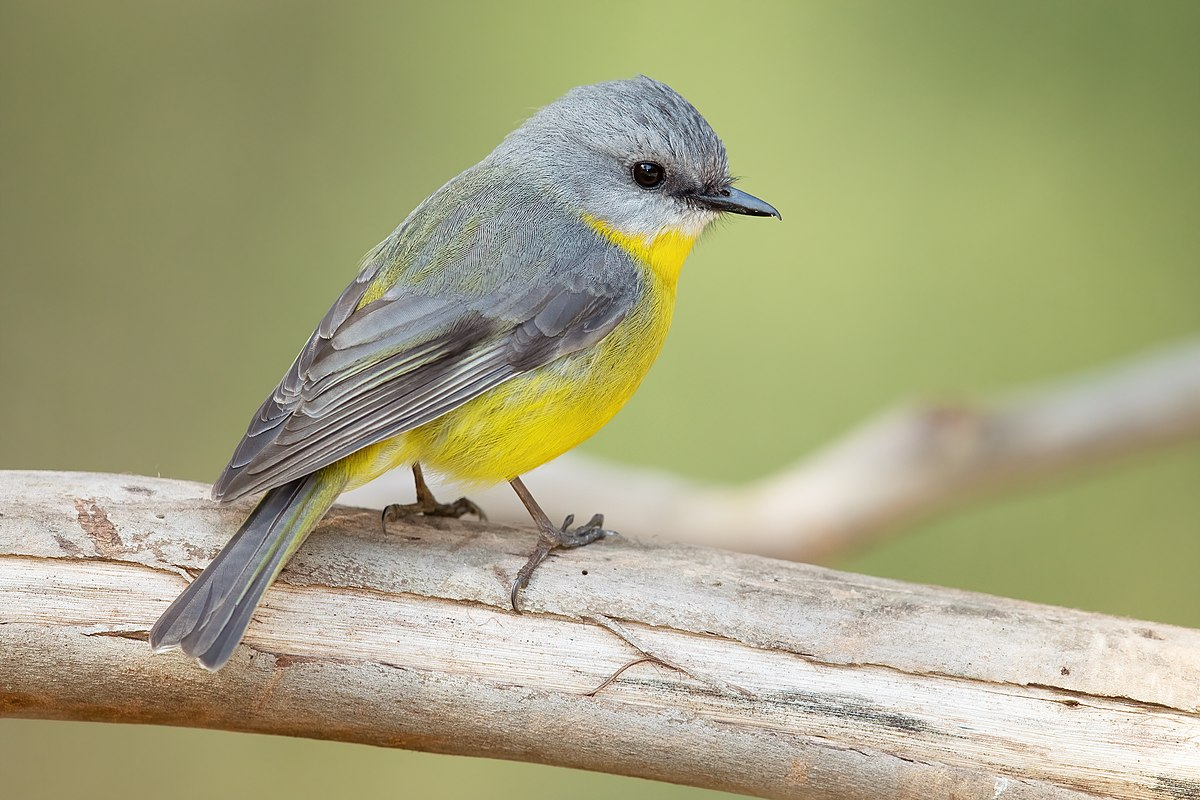
//> input picture Rakshan/cpp_assignments/ImageProcessing/Images/Input Image/input.jpg, 1200 x 800 px
$ ./ImageProcessor   (built with g++ and OpenCV 4)
//> lines starting //> are read from the running program, lines starting //| are printed output that depends on the picture
#include <opencv2/opencv.hpp>
#include <iostream>
#include <vector>
#include <cmath>

class ImageProcessor
{
public:
    ImageProcessor(const std::string &imagePath)
    {
        image = cv::imread(imagePath, cv::IMREAD_COLOR);
        if (image.empty())
        {
            std::cerr << "Error: Could not open or find the image!" << std::endl;
            exit(1);
        }
        height = image.rows;
        width = image.cols;
        channels = image.channels();
        data.resize(height, std::vector<std::vector<unsigned char>>(width, std::vector<unsigned char>(channels)));
        for (int y = 0; y < height; y++)
        {
            for (int x = 0; x < width; x++)
            {
                cv::Vec3b color = image.at<cv::Vec3b>(y, x);
                for (int c = 0; c < channels; c++)
                {
                    data[y][x][c] = color[c];
                }
            }
        }
    }

    void toGrayscale()
    {
        for (int y = 0; y < height; y++)
        {
            for (int x = 0; x < width; x++)
            {
                unsigned char gray = static_cast<unsigned char>(0.299 * data[y][x][2] +
                                                                0.587 * data[y][x][1] +
                                                                0.114 * data[y][x][0]);
                data[y][x] = {gray, gray, gray};
            }
        }
    }

    void invertColors()
    {
        for (int y = 0; y < height; y++)
        {
            for (int x = 0; x < width; x++)
            {
                for (int c = 0; c < channels; c++)
                {
                    data[y][x][c] = 255 - data[y][x][c];
                }
            }
        }
    }

    void blurImage(int kernelSize = 3)
    {
        int offset = kernelSize / 2;
        auto blurredData = data;
        for (int y = offset; y < height - offset; y++)
        {
            for (int x = offset; x < width - offset; x++)
            {
                std::vector<int> sum(channels, 0);
                for (int ky = -offset; ky <= offset; ky++)
                {
                    for (int kx = -offset; kx <= offset; kx++)
                    {
                        for (int c = 0; c < channels; c++)
                        {
                            sum[c] += data[y + ky][x + kx][c];
                        }
                    }
                }
                for (int c = 0; c < channels; c++)
                {
                    blurredData[y][x][c] = sum[c] / (kernelSize * kernelSize);
                }
            }
        }
        data = blurredData;
    }

    void edgeDetection()
    {
        auto edgeData = data;
        std::vector<std::vector<unsigned char>> grayImage(height, std::vector<unsigned char>(width));

        for (int y = 0; y < height; y++)
        {
            for (int x = 0; x < width; x++)
            {
                grayImage[y][x] = static_cast<unsigned char>(0.299 * data[y][x][2] +
                                                             0.587 * data[y][x][1] +
                                                             0.114 * data[y][x][0]);
            }
        }

        for (int y = 1; y < height - 1; y++)
        {
            for (int x = 1; x < width - 1; x++)
            {
                int gx = -grayImage[y - 1][x - 1] - 2 * grayImage[y][x - 1] - grayImage[y + 1][x - 1] +
                         grayImage[y - 1][x + 1] + 2 * grayImage[y][x + 1] + grayImage[y + 1][x + 1];

                int gy = -grayImage[y - 1][x - 1] - 2 * grayImage[y - 1][x] - grayImage[y - 1][x + 1] +
                         grayImage[y + 1][x - 1] + 2 * grayImage[y + 1][x] + grayImage[y + 1][x + 1];

                int magnitude = std::sqrt(gx * gx + gy * gy);
                magnitude = std::min(255, magnitude);
                edgeData[y][x] = {static_cast<unsigned char>(magnitude),
                                  static_cast<unsigned char>(magnitude),
                                  static_cast<unsigned char>(magnitude)};
            }
        }
        data = edgeData;
    }

    void resizeImage(int newWidth, int newHeight)
    {
        std::vector<std::vector<std::vector<unsigned char>>> resizedData(newHeight, std::vector<std::vector<unsigned char>>(newWidth, std::vector<unsigned char>(channels)));
        double xRatio = static_cast<double>(width) / newWidth;
        double yRatio = static_cast<double>(height) / newHeight;

        for (int y = 0; y < newHeight; y++)
        {
            for (int x = 0; x < newWidth; x++)
            {
                int px = static_cast<int>(x * xRatio);
                int py = static_cast<int>(y * yRatio);
                resizedData[y][x] = data[py][px];
            }
        }
        data = resizedData;
        width = newWidth;
        height = newHeight;
    }

    void saveImage(const std::string &outputPath)
    {
        cv::Mat outputImage(height, width, CV_8UC3);
        for (int y = 0; y < height; y++)
        {
            for (int x = 0; x < width; x++)
            {
                for (int c = 0; c < channels; c++)
                {
                    outputImage.at<cv::Vec3b>(y, x)[c] = data[y][x][c];
                }
            }
        }
        cv::imwrite(outputPath, outputImage);
    }

private:
    cv::Mat image;
    int height, width, channels;
    std::vector<std::vector<std::vector<unsigned char>>> data;
};

int main()
{
    ImageProcessor processor("D:/MCW/Assignment-3 CPP/ImageProcessing/Images/Input Image/input.jpg");
//> in ImageProcessor, image is the input picture: 800 rows x 1200 cols, CV_8UC3; mean B, G, R 127.2, 164.6, 165.6
    processor.toGrayscale();
    processor.saveImage("D:/MCW/Assignment-3 CPP/ImageProcessing/Images/Output Image/output_grayscale.jpg");
//> after the loop in saveImage, `for (int y = 0; y < height; y++)`:
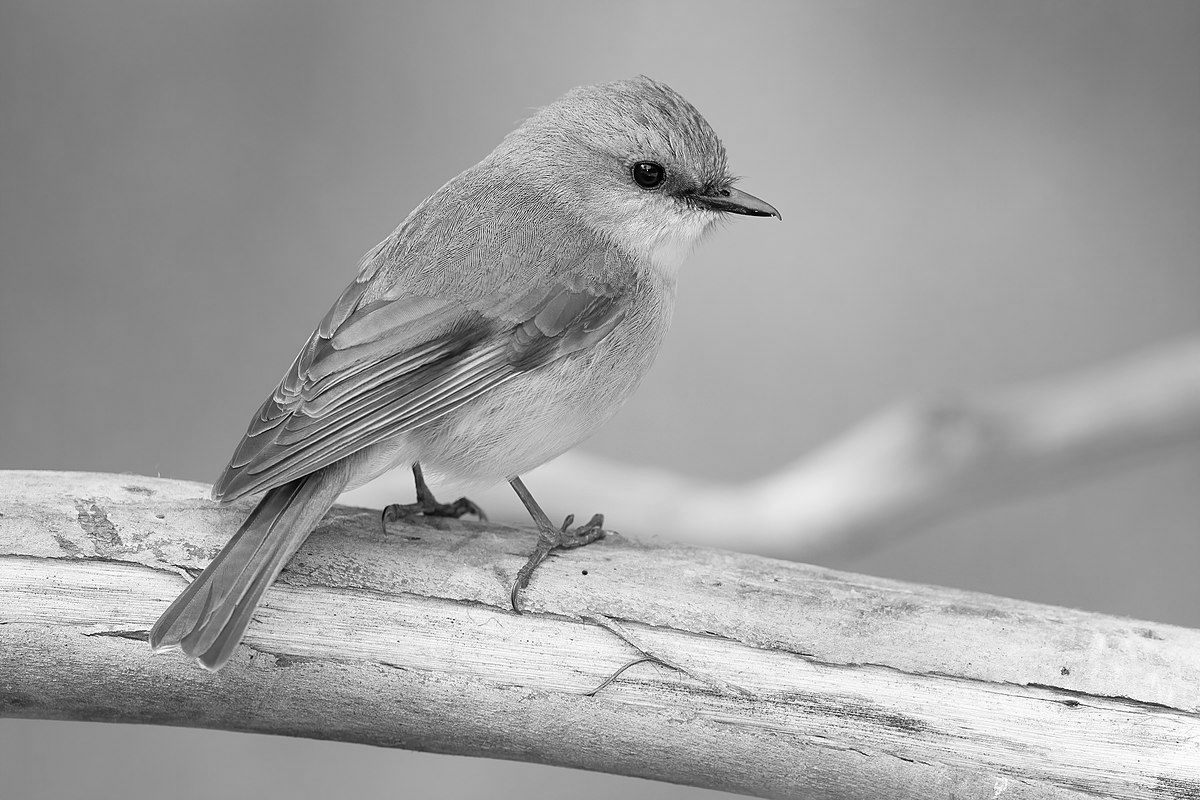
//> outputImage: 800 rows x 1200 cols, CV_8UC3; min 0, max 255, mean 160.1

    processor = ImageProcessor("D:/MCW/Assignment-3 CPP/ImageProcessing/Images/Input Image/input.jpg");
    processor.invertColors();
    processor.saveImage("D:/MCW/Assignment-3 CPP/ImageProcessing/Images/Output Image/output_inverted.jpg");
//> after the loop in saveImage (call 2), `for (int y = 0; y < height; y++)`:
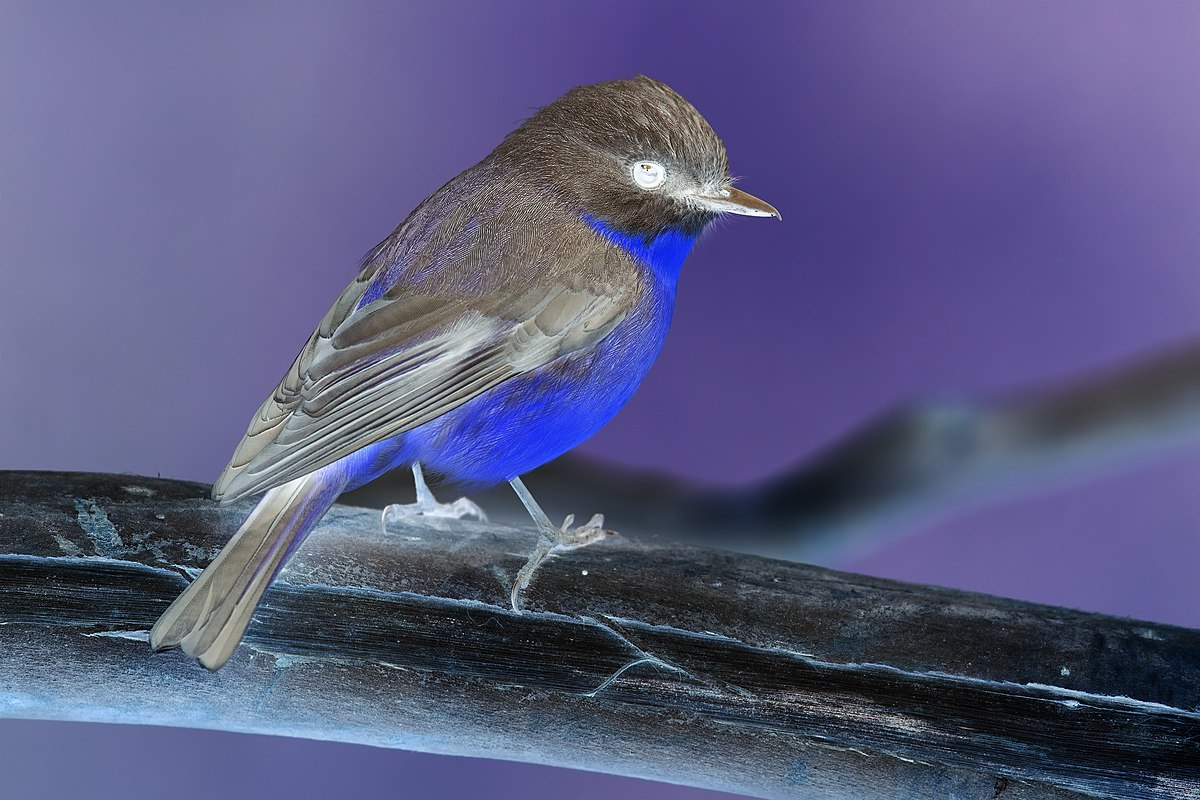
//> outputImage: 800 rows x 1200 cols, CV_8UC3; mean B, G, R 127.8, 90.4, 89.4

    processor = ImageProcessor("D:/MCW/Assignment-3 CPP/ImageProcessing/Images/Input Image/input.jpg");
    processor.blurImage();
    processor.saveImage("D:/MCW/Assignment-3 CPP/ImageProcessing/Images/Output Image/output_blurred.jpg");

    processor = ImageProcessor("D:/MCW/Assignment-3 CPP/ImageProcessing/Images/Input Image/input.jpg");
    processor.edgeDetection();
    processor.saveImage("D:/MCW/Assignment-3 CPP/ImageProcessing/Images/Output Image/output_edges.jpg");
//> after the loop in saveImage (call 4), `for (int y = 0; y < height; y++)`:
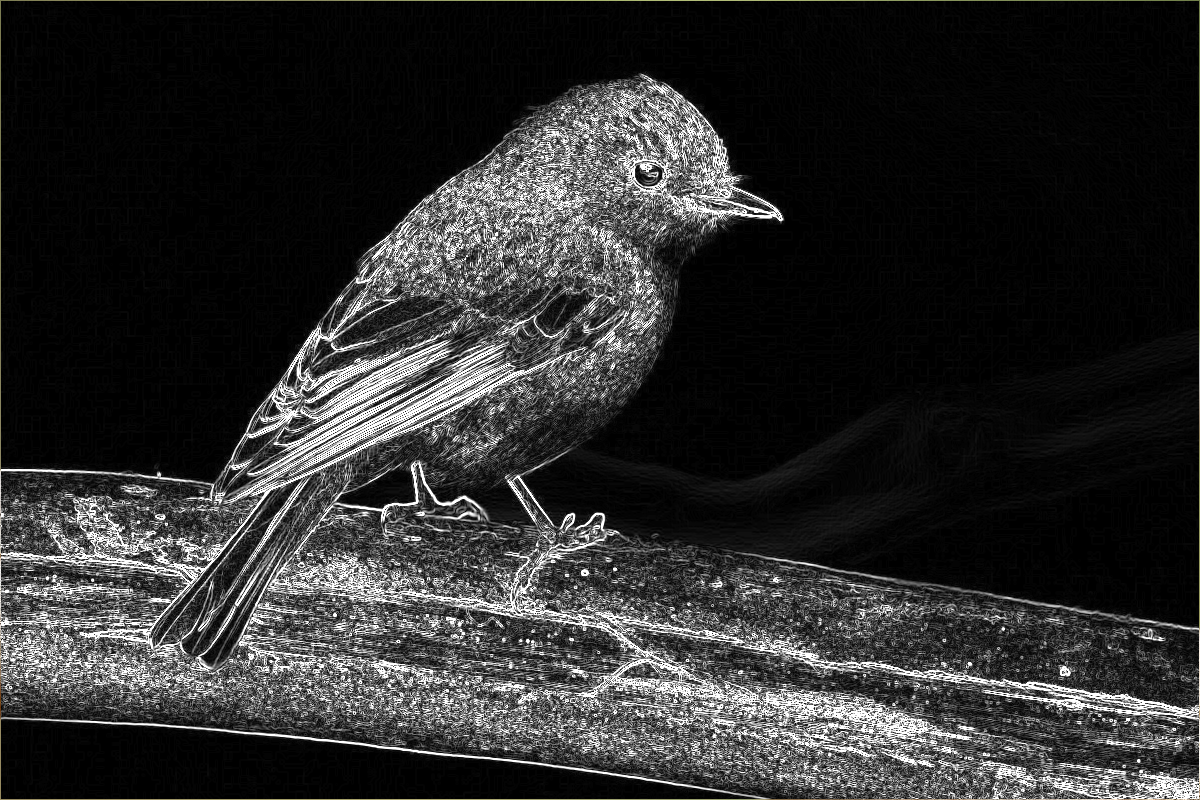
//> outputImage: 800 rows x 1200 cols, CV_8UC3; mean B, G, R 44.7, 44.9, 44.9

    processor = ImageProcessor("D:/MCW/Assignment-3 CPP/ImageProcessing/Images/Input Image/input.jpg");
    processor.resizeImage(200, 200);
    processor.saveImage("D:/MCW/Assignment-3 CPP/ImageProcessing/Images/Output Image/output_resized.jpg");
//> after the loop in saveImage (call 5), `for (int y = 0; y < height; y++)`:
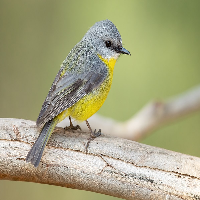
//> outputImage: 200 rows x 200 cols, CV_8UC3; mean B, G, R 127.1, 164.5, 165.5

    std::cout << "All processes done!" << std::endl;
    return 0;
}
